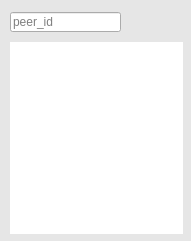
<?xml version="1.0" encoding="UTF-8"?>
<ui version="4.0">
 <class>PeerWindow</class>
 <widget class="QDialog" name="PeerWindow">
  <property name="geometry">
   <rect>
    <x>0</x>
    <y>0</y>
    <width>191</width>
    <height>241</height>
   </rect>
  </property>
  <property name="minimumSize">
   <size>
    <width>191</width>
    <height>241</height>
   </size>
  </property>
  <property name="maximumSize">
   <size>
    <width>191</width>
    <height>241</height>
   </size>
  </property>
  <property name="windowTitle">
   <string>PeerID</string>
  </property>
  <property name="windowIcon">
   <iconset resource="res.qrc">
    <normaloff>:/icons/icons/main.png</normaloff>:/icons/icons/main.png</iconset>
  </property>
  <property name="styleSheet">
   <string notr="true">QDialog {
background: rgb(230, 230, 230);
}

QPushButton {
border: None;
background: rgb(230, 230, 230);
}

QPushButton:pressed {
background: rgb(210, 210, 210);
}</string>
  </property>
  <widget class="QPushButton" name="confirm_peer_id">
   <property name="geometry">
    <rect>
     <x>160</x>
     <y>10</y>
     <width>21</width>
     <height>23</height>
    </rect>
   </property>
   <property name="styleSheet">
    <string notr="true"/>
   </property>
   <property name="text">
    <string/>
   </property>
   <property name="icon">
    <iconset resource="res.qrc">
     <normaloff>:/icons/icons/passed.png</normaloff>:/icons/icons/passed.png</iconset>
   </property>
   <property name="iconSize">
    <size>
     <width>26</width>
     <height>26</height>
    </size>
   </property>
  </widget>
  <widget class="QLineEdit" name="get_peer_id_from_window">
   <property name="geometry">
    <rect>
     <x>10</x>
     <y>12</y>
     <width>111</width>
     <height>20</height>
    </rect>
   </property>
   <property name="inputMethodHints">
    <set>Qt::ImhDigitsOnly</set>
   </property>
   <property name="inputMask">
    <string/>
   </property>
   <property name="maxLength">
    <number>12</number>
   </property>
   <property name="placeholderText">
    <string>peer_id</string>
   </property>
  </widget>
  <widget class="QListView" name="peer_list">
   <property name="geometry">
    <rect>
     <x>10</x>
     <y>42</y>
     <width>173</width>
     <height>192</height>
    </rect>
   </property>
   <property name="styleSheet">
    <string notr="true">QListView {
border:none;
}</string>
   </property>
  </widget>
  <widget class="QPushButton" name="add_peer_id">
   <property name="geometry">
    <rect>
     <x>130</x>
     <y>10</y>
     <width>21</width>
     <height>23</height>
    </rect>
   </property>
   <property name="styleSheet">
    <string notr="true"/>
   </property>
   <property name="text">
    <string/>
   </property>
   <property name="icon">
    <iconset resource="res.qrc">
     <normaloff>:/icons/icons/add.png</normaloff>:/icons/icons/add.png</iconset>
   </property>
   <property name="iconSize">
    <size>
     <width>19</width>
     <height>19</height>
    </size>
   </property>
  </widget>
 </widget>
 <resources>
  <include location="res.qrc"/>
 </resources>
 <connections/>
</ui>
